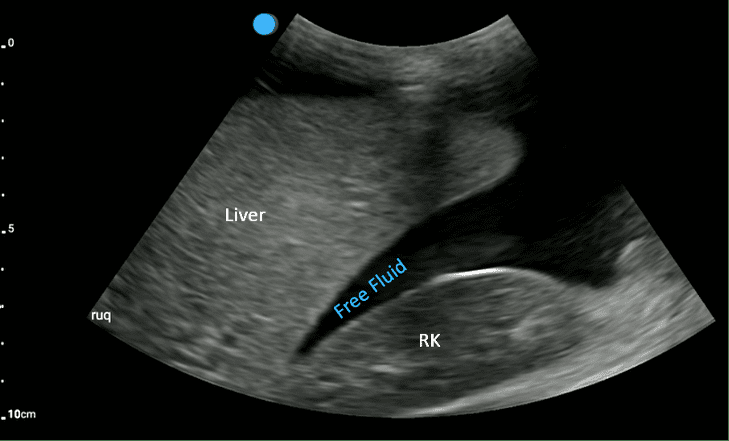
#> input picture uploads/Fluid_Morisons_Pouch.png, 729 x 441 px, found by its file name
$ python edgeDetectionV1.py
#> lines starting #> are read from the running program, lines starting #| are printed output that depends on the picture; after the words box and inside, x2 and y2 are one past the last pixel; in counts of white or black regions, pixels touching at a corner belong together
# -*- coding: utf-8 -*-
"""
Created on Mon Feb 10 20:07:41 2025
Last edited on Sun Apr 6 21:21:00 2025
@author: Daniel Wilson & Gabe Adamson
"""

# Import Libraries
import numpy as np
import cv2
import pywt
import pywt.data

# jango variables
kernel = 5
thresh = 0.07  # wavelet filtering threshhold
coefficient = 0  # gauss sigmadelta
t_lower = 290  # canny lower
t_upper = 300  # canny upper
bS = 0  # bold strength for overlay lines


# method definitions
def wavelet_filtering(image, thresh):
    coeffs = pywt.dwt2(image, 'haar')
    LL, (LH, HL, HH) = coeffs
    # Threshold for coeff needs to be adjusted per image currently
    # Keeps only within threshold times maximum value for each coefficient
    filtered_LL = np.where(LL >= thresh * LL.max(), LL, 0)
    filtered_LH = np.where(LH >= thresh * LH.max(), LH, 0)
    filtered_HL = np.where(HL >= thresh * HL.max(), HL, 0)
    filtered_HH = np.where(HH >= thresh * HH.max(), HH, 0)
    filtered_coeffs = (filtered_LL, (filtered_LH, filtered_HL, filtered_HH))
    image_out = pywt.idwt2(filtered_coeffs, 'haar')
    return image_out


def resize_if_needed_cv2(img, max_width=800, max_height=800):
    height, width = img.shape[:2]

    if width > max_width or height > max_height:
        # Calculate scale factor while maintaining aspect ratio
        scale_w = max_width / width
        scale_h = max_height / height
        scale = min(scale_w, scale_h)

        new_width = int(width * scale)
        new_height = int(height * scale)

        resized_img = cv2.resize(img, (new_width, new_height), interpolation=cv2.INTER_AREA)
        print(f"Image resized from ({width}, {height}) to ({new_width}, {new_height})")
        return resized_img
    else:
        return img


def gauss_blur(image, kernel, coefficient):
    gaussBlurIm = cv2.GaussianBlur(image, (kernel, kernel), coefficient)

    return gaussBlurIm


def filter_inside_lines(edges):
    height, width = edges.shape
    filteredLines = np.empty((height, width), dtype=np.uint8)

    for i in range(0, len(edges) - 1):
        for j in range(0, len(edges[0]) - 2):
            y1 = -((j ** 2) / 512) + (153 * j / 64) - (21361 / 32)
            y2 = -((9040 * (j ** 2)) / 13737241) + (11114837 * j / 13737241) + (5210544027 / 13737241)
            x1 = -(321 * i / 460) + (106207 / 230)
            x2 = (317 * i / 466) + (177657 / 233)
            if (i > y1) and (i < y2) and (j > x1) and (j < x2):
                filteredLines[i][j] = edges[i][j]
            else:
                filteredLines[i][j] = 0

    return filteredLines


def canny_detection(image, t_lower, t_upper):
    edges = cv2.Canny(image, t_lower, t_upper)

    return edges


def polarize(img):
    height, width = img.shape
    polarizedImage = np.empty((height, width), dtype=np.uint8)

    for i in range(0, len(img) - 1):
        for j in range(0, len(img[i]) - 1):
            if img[i][j] * 255 >= 255:
                polarizedImage[i][j] = 255
            else:
                polarizedImage[i][j] = 0

    return polarizedImage


def draw_lines(original_image, edges, bS):
    # Ensure the original image is in color (RGB)
    color_image = cv2.cvtColor(original_image, cv2.COLOR_GRAY2RGB)

    height, width, _ = edges.shape  # Adjust for 3D array (height, width, channels)

    for i in range(1, height - 1):
        for j in range(1, width - 1):
            # Check if any channel in the edge pixel is non-zero (indicating an edge)
            if np.any(edges[i, j] != 0):  # Use np.any() to check all channels
                # Draw a red line on the original image where the edge is detected
                # Use a small box around the edge pixel to bolden the line (with bS as bold strength)
                for dx in range(-bS, bS + 1):
                    for dy in range(-bS, bS + 1):
                        xi = min(max(i + dx, 0), height - 1)
                        yi = min(max(j + dy, 0), width - 1)
                        color_image[xi, yi] = [0, 0, 255]  # Red color

    return color_image


# Load Image
# originalImage = cv2.imread("C:\\Users\\gabea\\PycharmProjects\\EE412_Project\\uploads\\funny-and-cute-bulldog-on-a-skateboard-skateboarding-dog-png_1.webp", 0)
originalImage = cv2.imread("C:\\Users\\gabea\\PycharmProjects\\EE412_Project\\uploads\\Fluid_Morisons_Pouch.png", 0)
#> originalImage: shape (441, 729); min 0, max 247, mean 33.4
# [8 lines of commented-out code are left out]


resizedOriginalImage = resize_if_needed_cv2(originalImage)

# First Blur
gaussBlurIm = gauss_blur(resizedOriginalImage, kernel, coefficient)

# Wavelet Filtering
waveletImage = wavelet_filtering(gaussBlurIm, thresh)
#> in wavelet_filtering, `LL, (LH, HL, HH) = coeffs`:
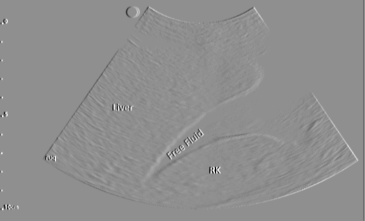
#> HL: shape (221, 365) float64; min -78, max 61, mean 0; drawn with min black and max white
#> in wavelet_filtering, `LL, (LH, HL, HH) = coeffs`:
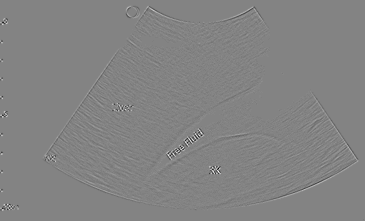
#> HH: shape (221, 365) float64; min -18, max 17, mean 0.00031; drawn with min black and max white
#> in wavelet_filtering, `filtered_LH = np.where(LH >= thresh * LH.max(), LH, 0)`:
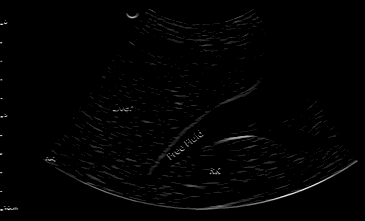
#> filtered_LH: shape (221, 365) float64; min 0, max 64.5, mean 0.7; drawn with min black and max white
#> in wavelet_filtering, `filtered_HH = np.where(HH >= thresh * HH.max(), HH, 0)`:
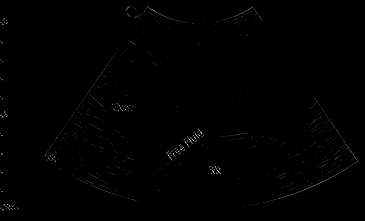
#> filtered_HH: shape (221, 365) float64; min 0, max 17, mean 0.0641; drawn with min black and max white

# Blur after wavelet filtering
waveGaussImage = gauss_blur(waveletImage, kernel, coefficient)

# Polarize pixels to white or black
polarizedImage = polarize(waveGaussImage)
#> after the loop in polarize, `for i in range(0, len(img) - 1):`:
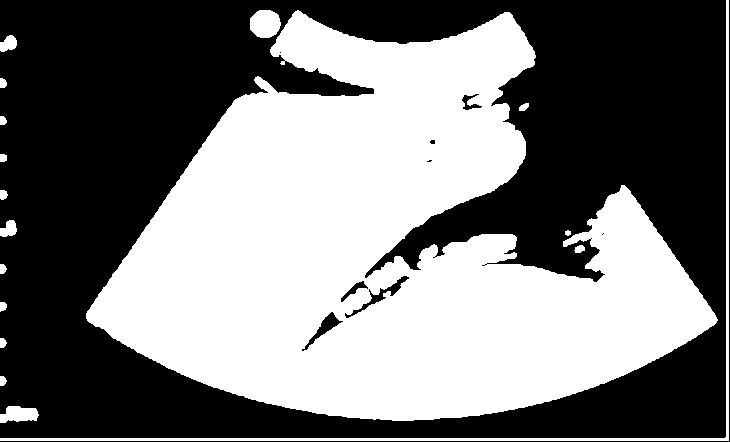
#> polarizedImage: shape (442, 730); 47% white; 17 white regions, largest, box (x1, y1, x2, y2) and area: (86, 10, 718, 421) 146099, (0, 0, 729, 441) 3502, (250, 10, 281, 38) 702

# Canny Edge Detection
edges = canny_detection(polarizedImage, t_lower, t_upper)
#> in canny_detection, `edges = cv2.Canny(image, t_lower, t_upper)`: edges: shape (442, 730); 1.9% white in thin lines or dots
edges_resized = cv2.resize(edges, (resizedOriginalImage.shape[1], resizedOriginalImage.shape[0]))

# Sort out lines insides of boundaries
filteredLines = filter_inside_lines(edges_resized)
#> after the loop in filter_inside_lines, `for i in range(0, len(edges) - 1):`:
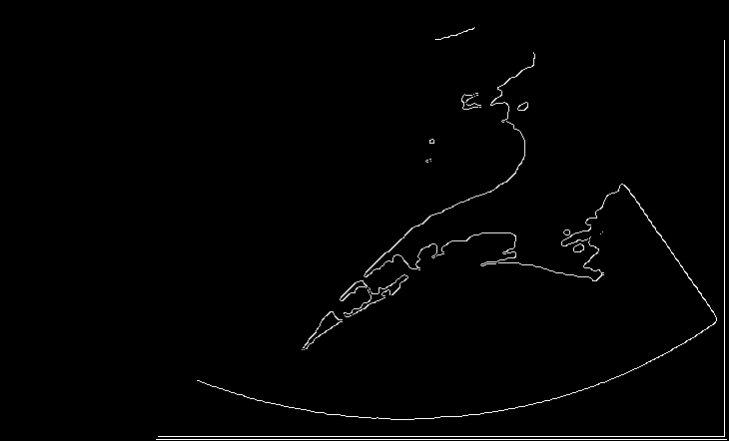
#> filteredLines: shape (441, 729); min 0, max 255, mean 3.1

# Initialize color image
colorBackground = cv2.cvtColor(resizedOriginalImage, cv2.COLOR_GRAY2RGB)

# Bolden edge detection lines and turn them red
tempColorLines = cv2.cvtColor(filteredLines, cv2.COLOR_GRAY2RGB)
height, width = resizedOriginalImage.shape
#> height = 441; width = 729
coloredLines = np.empty((height, width, 3), dtype=np.uint8)
boldenPixels = np.empty((height, width), dtype=np.uint8)
finalImage = draw_lines(resizedOriginalImage, tempColorLines, bS)
#> after the loop in draw_lines, `for i in range(1, height - 1):`:
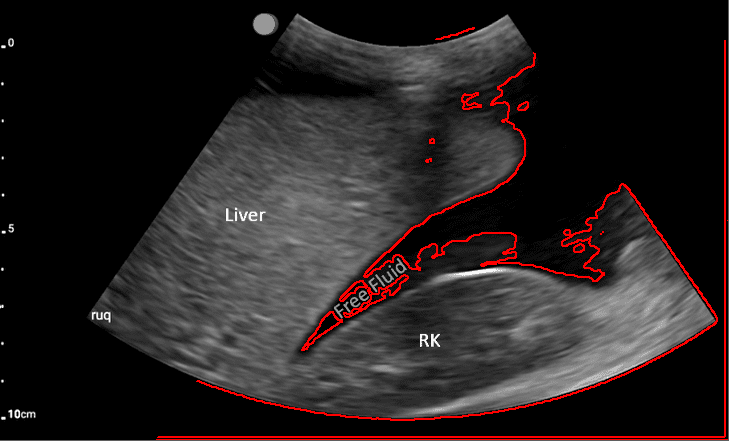
#> color_image: shape (441, 729, 3); mean B, G, R 33.3, 33.3, 39.5

# Show Images
cv2.imshow('orignal', resizedOriginalImage)
cv2.waitKey(0)

cv2.imshow('wave_then_blur', polarizedImage)
cv2.waitKey(0)

cv2.imshow('canny_edge', edges_resized)
cv2.waitKey(0)

cv2.imshow('canny_edge_filtered', filteredLines)
cv2.waitKey(0)

cv2.imshow('final Image', finalImage)
cv2.waitKey(0)

# [8 lines of commented-out code are left out]
cv2.destroyAllWindows()

$ run again, with uploads/Morisons/Morisons1.png copied over uploads/Fluid_Morisons_Pouch.png
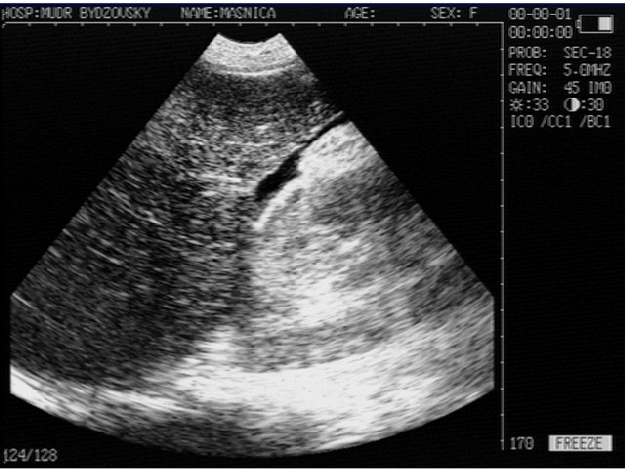
#> input picture uploads/Morisons/Morisons1.png, 625 x 469 px, found by its file name
#> gaussBlurIm: shape (470, 626) float64
#> in canny_detection, `edges = cv2.Canny(image, t_lower, t_upper)`:
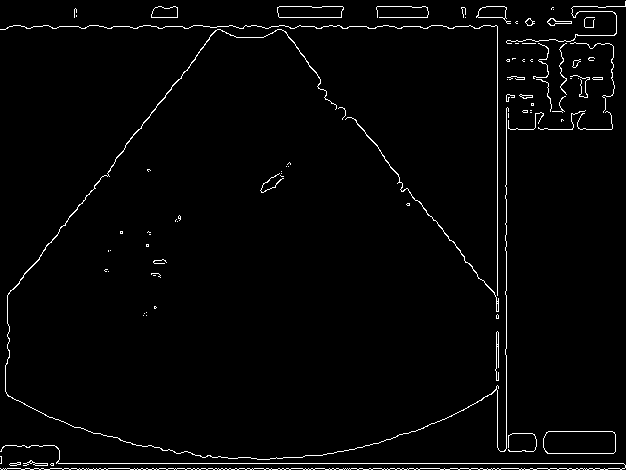
#> edges: shape (470, 626); 2.2% white in thin lines or dots
#> after the loop in draw_lines, `for i in range(1, height - 1):`:
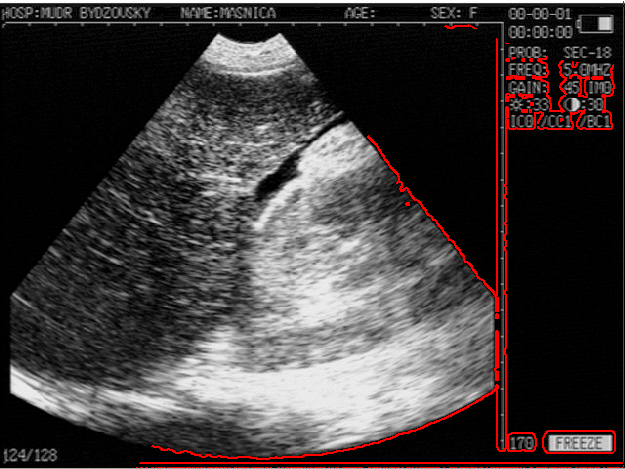
#> color_image: shape (469, 625, 3); mean B, G, R 59.9, 59.9, 66.1
